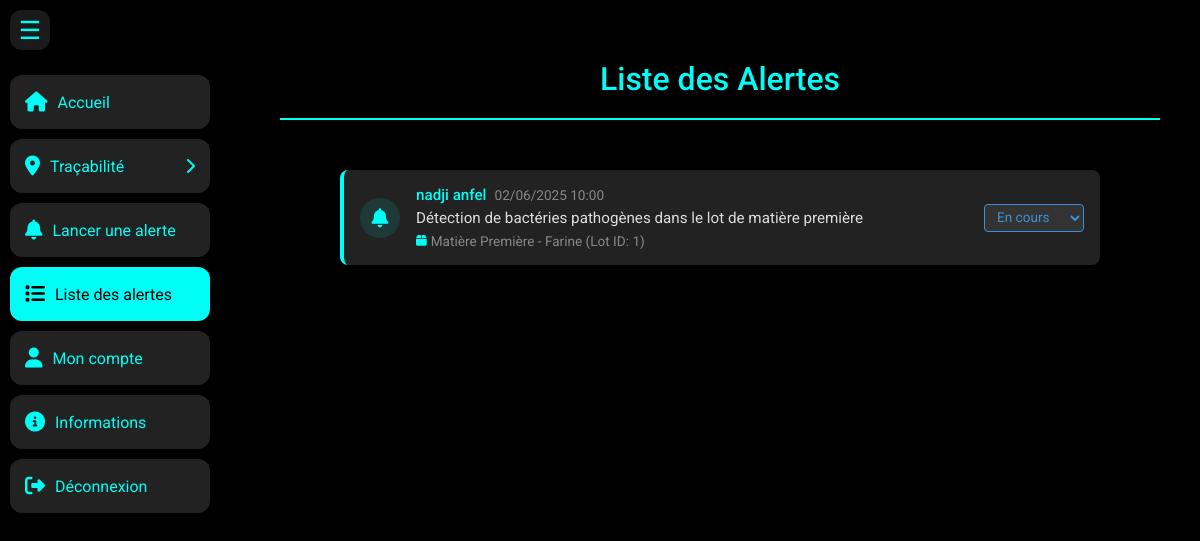
/fournisseur/listealertes.php (signed in), run on the app's committed database.
### tables this page shows
CREATE TABLE `alerte` (
  `idAlerte` int(11) NOT NULL,
  `description` text NOT NULL,
  `dateAlerte` datetime NOT NULL DEFAULT current_timestamp(),
  `statut` enum('en cours','résolu','en attente') NOT NULL DEFAULT 'en cours',
  `priorite` enum('basse','moyenne','haute','critique') NOT NULL DEFAULT 'moyenne',
  `NumLotProd` int(11) DEFAULT NULL,
  `NumLotMP` int(11) DEFAULT NULL,
  `IdUser` int(11) NOT NULL,
  `dateResolution` datetime DEFAULT NULL,
  `commentaireResolution` text DEFAULT NULL
);

CREATE TABLE `users` (
  `IdUser` int(11) NOT NULL,
  `NomComplet` varchar(100) DEFAULT NULL,
  `Email` varchar(100) DEFAULT NULL,
  `NumTel` varchar(20) DEFAULT NULL,
  `MotDePasse` varchar(255) NOT NULL,
  `Adresse` varchar(255) DEFAULT NULL,
  `role` enum('fournisseur','fabricant','client','controleur','logisticien') NOT NULL,
  `created_at` timestamp NOT NULL DEFAULT current_timestamp()
);

### src/fournisseur/listealertes.php (the view, shortened to what this page needs)
<?php
include '../pdodb.php';
$sql = "SELECT a.*, u.NomComplet,
        'Matière Première' as TypeAlerte,
        m.NomMP as NomProduit,
        a.dateAlerte as DateAlerte,
        a.description as Description
        FROM alerte a
        LEFT JOIN users u ON a.IdUser = u.IdUser
        LEFT JOIN lotmatierepremiere lmp ON a.NumLotMP = lmp.NumLotMP
        LEFT JOIN matierepremiere m ON lmp.IdMP = m.IdMP
        LEFT JOIN bonreception br ON lmp.NumBonRec = br.NumBonRec
        WHERE
            (a.IdUser = ? AND a.NumLotMP IS NOT NULL)
            OR (
                a.NumLotMP IS NOT NULL
                AND lmp.Etat = 'rappelé'
                AND br.IdFournisseur = ?
            )
            OR (
                a.NumLotMP IS NOT NULL
                AND lmp.Etat = 'rappelé'
                AND u.role = 'fabricant'
                AND br.IdFournisseur = ?
            )
        GROUP BY a.idAlerte
        ORDER BY a.dateAlerte DESC";
$stmt = $pdo->prepare($sql);
$stmt->execute([$_SESSION['iduser'], $_SESSION['iduser'], $_SESSION['iduser']]);
$result = $stmt;
?>
<!DOCTYPE html>
<html lang="fr">
<head>
    <link rel="stylesheet" href="https://cdnjs.cloudflare.com/ajax/libs/font-awesome/6.4.0/css/all.min.css">
    <link rel="stylesheet" href="../fabricant/style.css">
</head>
<body>
<div class="sidebar" id="sidebar">
        <button id="toggleSidebar" onclick="toggleSidebar()">☰</button>
        <nav class="nav">
            <a href="homepage.php">
                <span class="icon"><i class="fas fa-home"></i></span>
                <span class="label">Accueil</span>
            </a>
            <div class="dropdown">
                <a class="dropdown-toggle">
                    <div style="display: flex; align-items: center;">
                        <span class="icon"><i class="fas fa-map-marker-alt"></i></span>
                        <span class="label">Traçabilité</span>
                    </div>
                    <span class="arrow"><i class="fas fa-chevron-right"></i></span>
                </a>
            </div>
            <a href="lanceralerte.php">
                <span class="icon"><i class="fas fa-bell"></i></span>
                <span class="label">Lancer une alerte</span>
            </a>
            <a href="listealertes.php">
                <span class="icon"><i class="fas fa-list"></i></span>
                <span class="label">Liste des alertes</span>
            </a>
            <a href="compte.php">
                <span class="icon"><i class="fas fa-user"></i></span>
                <span class="label">Mon compte</span>
            </a>
            <a href="informations.php">
                <span class="icon"><i class="fas fa-info-circle"></i></span>
                <span class="label">Informations</span>
            </a>
            <a href="logout.php">
                <span class="icon"><i class="fas fa-sign-out-alt"></i></span>
                <span class="label">Déconnexion</span>
            </a>
        </nav>
    </div>
    <main>
        <div class="alerts-container">
            <h2>Liste des Alertes</h2>
            <?php if ($result->rowCount() > 0): ?>
                <div class="alerts-grid">
                    <?php while ($row = $result->fetch(PDO::FETCH_ASSOC)): ?>
                        <div class="alert-card" data-lot-type="<?php echo $row['NumLotProd'] ? 'produitfini' : 'matierepremiere'; ?>" data-lot-id="<?php echo $row['NumLotProd'] ?: $row['NumLotMP']; ?>">
                            <div class="alert-icon">
                                <i class="fas fa-bell"></i>
                            </div>
                            <div class="alert-content">
                                <div class="alert-header">
                                    <span class="alert-user"><?php echo htmlspecialchars($row['NomComplet']); ?></span>
                                    <span class="alert-date"><?php echo date('d/m/Y H:i', strtotime($row['DateAlerte'])); ?></span>
                                </div>
                                <p class="alert-description"><?php echo nl2br(htmlspecialchars($row['Description'])); ?></p>
                                <div class="alert-lot">
                                    <i class="fas fa-box"></i>
                                    <?php
                                        $lotId = $row['NumLotProd'] ?: $row['NumLotMP'];
                                        echo htmlspecialchars($row['TypeAlerte'] . ' - ' . $row['NomProduit'] . ' (Lot ID: ' . $lotId . ')');
                                    ?>
                                </div>
                            </div>
                            <?php if ($row['statut'] !== 'résolu'): ?>
                                <select class="alert-status <?php echo str_replace(' ', '-', $row['statut']); ?>" onchange="handleStatusChange(this, <?php echo $row['idAlerte']; ?>)">
                                    <option value="en cours" <?php echo $row['statut'] === 'en cours' ? 'selected' : ''; ?>>En cours</option>
                                </select>
                            <?php else: ?>
                                <div class="alert-status résolu">Résolu</div>
                            <?php endif; ?>
                        </div>
                    <?php endwhile; ?>
                </div>
            <?php else: ?>
                <div class="no-alerts">
                    Aucune alerte n'a été créée.
                </div>
            <?php endif; ?>
        </div>
    </main>
</body>
</html>

### src/fabricant/style.css (style rules this page uses)
* { margin: 0; padding: 0; box-sizing: border-box; font-family: 'Roboto', sans-serif; }
body { background-color: #000000; color: #ffffff; transition: margin-left 0.3s; }
.sidebar { width: 220px; height: 100vh; background-color: #000000; position: fixed; top: 0; left: 0; transition: width 0.3s ease; z-index: 1000; overflow-y: auto; padding-top: 60px; box-shadow: 2px 0 10px rgba(0, 0, 0, 0.5); }
.nav { display: flex; flex-direction: column; padding: 10px; }
.nav a { color: #00fef6; background-color: #222222; display: flex; align-items: center; padding: 15px; margin: 5px 0; border-radius: 12px; text-decoration: none; transition: all 0.3s ease; }
.nav a .icon { font-size: 20px; margin-right: 10px; }
.nav a .label { white-space: nowrap; }
#toggleSidebar { position: fixed; top: 10px; left: 10px; width: 40px; height: 40px; font-size: 25px; color: #00fef6; background: rgba(255, 255, 255, 0.1); backdrop-filter: blur(3px); border-radius: 12px; border: none; z-index: 1001; cursor: pointer; display: flex; align-items: center; justify-content: center; }
main { margin-left: 240px; padding: 20px; transition: margin-left 0.3s ease; }
.dropdown-toggle { justify-content: space-between; cursor: pointer; }
.arrow { transition: transform 0.3s; }
.nav a.active { background-color: #00fef6; color: #000000; }
.nav a.active .icon { color: #000000; }

### src/fournisseur/listealertes.php (style rules this page uses)
.alerts-container { padding: 20px; max-width: 1200px; margin: 0 auto; }
.alerts-container h2 { color: #00fef6; text-align: center; margin-bottom: 30px; font-size: 32px; font-weight: 500; padding: 20px 0; border-bottom: 2px solid #00fef6; }
.alerts-grid { display: flex; flex-direction: column; gap: 12px; padding: 20px; max-width: 800px; margin: 0 auto; }
.alert-card { background-color: #222222; border-radius: 8px; padding: 16px; display: flex; align-items: center; gap: 16px; transition: all 0.2s ease; border-left: 4px solid #00fef6; position: relative; }
.alert-icon { width: 40px; height: 40px; background-color: rgba(0, 254, 246, 0.1); border-radius: 50%; display: flex; align-items: center; justify-content: center; flex-shrink: 0; }
.alert-icon i { color: #00fef6; font-size: 1.2em; }
.alert-content { flex: 1; min-width: 0; }
.alert-header { display: flex; align-items: center; gap: 8px; margin-bottom: 4px; }
.alert-user { color: #00fef6; font-weight: 500; font-size: 0.95em; }
.alert-date { color: #888; font-size: 0.85em; }
.alert-description { color: #ddd; font-size: 0.95em; margin: 0; line-height: 1.4; }
.alert-lot { color: #888; font-size: 0.85em; margin-top: 4px; display: flex; align-items: center; gap: 4px; }
.alert-lot i { color: #00fef6; font-size: 0.9em; }
.alert-status { margin-left: auto; padding: 4px 8px; border-radius: 4px; font-size: 0.85em; cursor: pointer; background-color: #333; color: #00fef6; border: 1px solid #00fef6; }
.alert-status.en-cours { background-color: #333; color: #3D90D7; border-color: #3D90D7; }

### data on the page
alerte: IdUser.NomComplet "nadji anfel", dateAlerte "02/06/2025 10:00", description "Détection de bactéries pathogènes dans le lot de matière première", NomProduit "Matière Première - Farine (Lot ID: 1)", statut+idAlerte "En cours"
